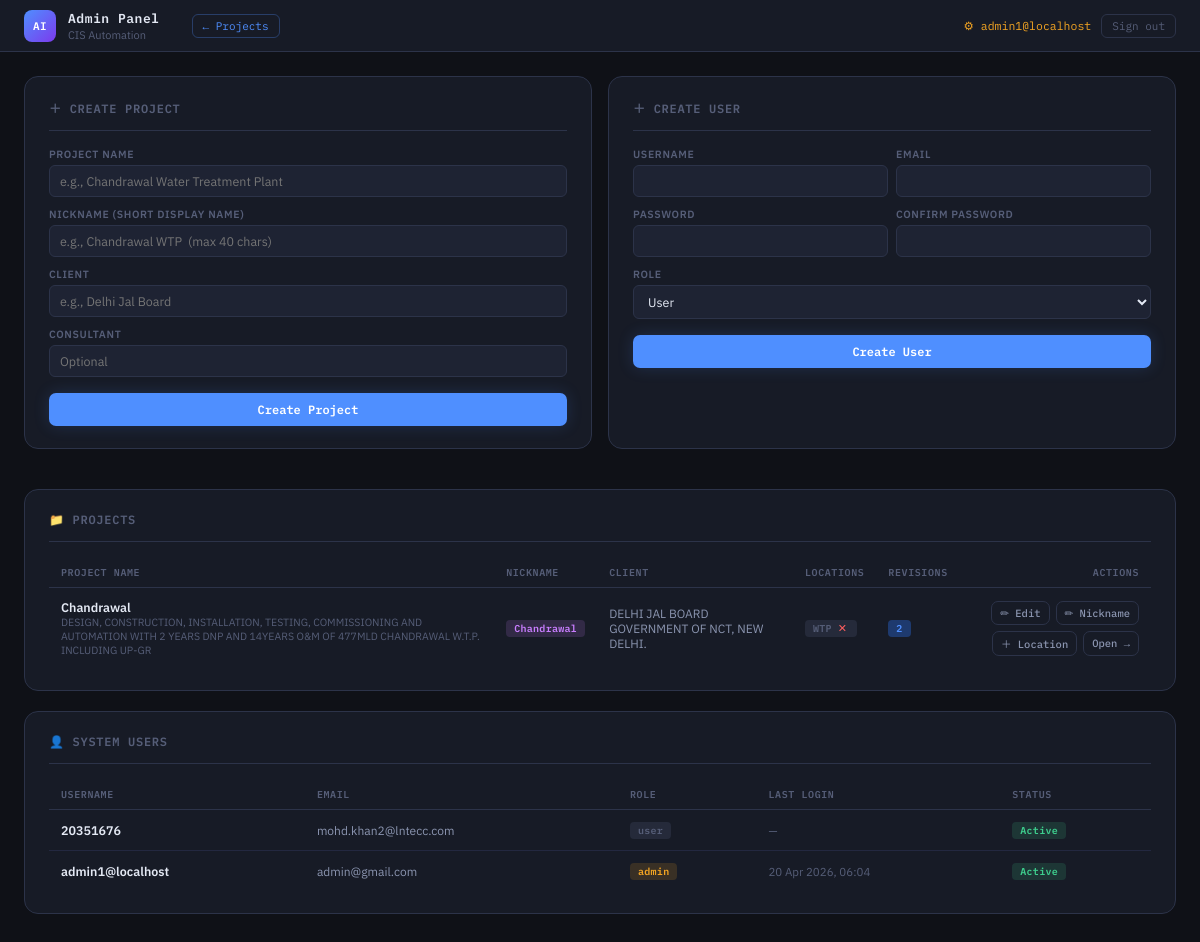
Page /admin/ (signed in) on the earlier database version.
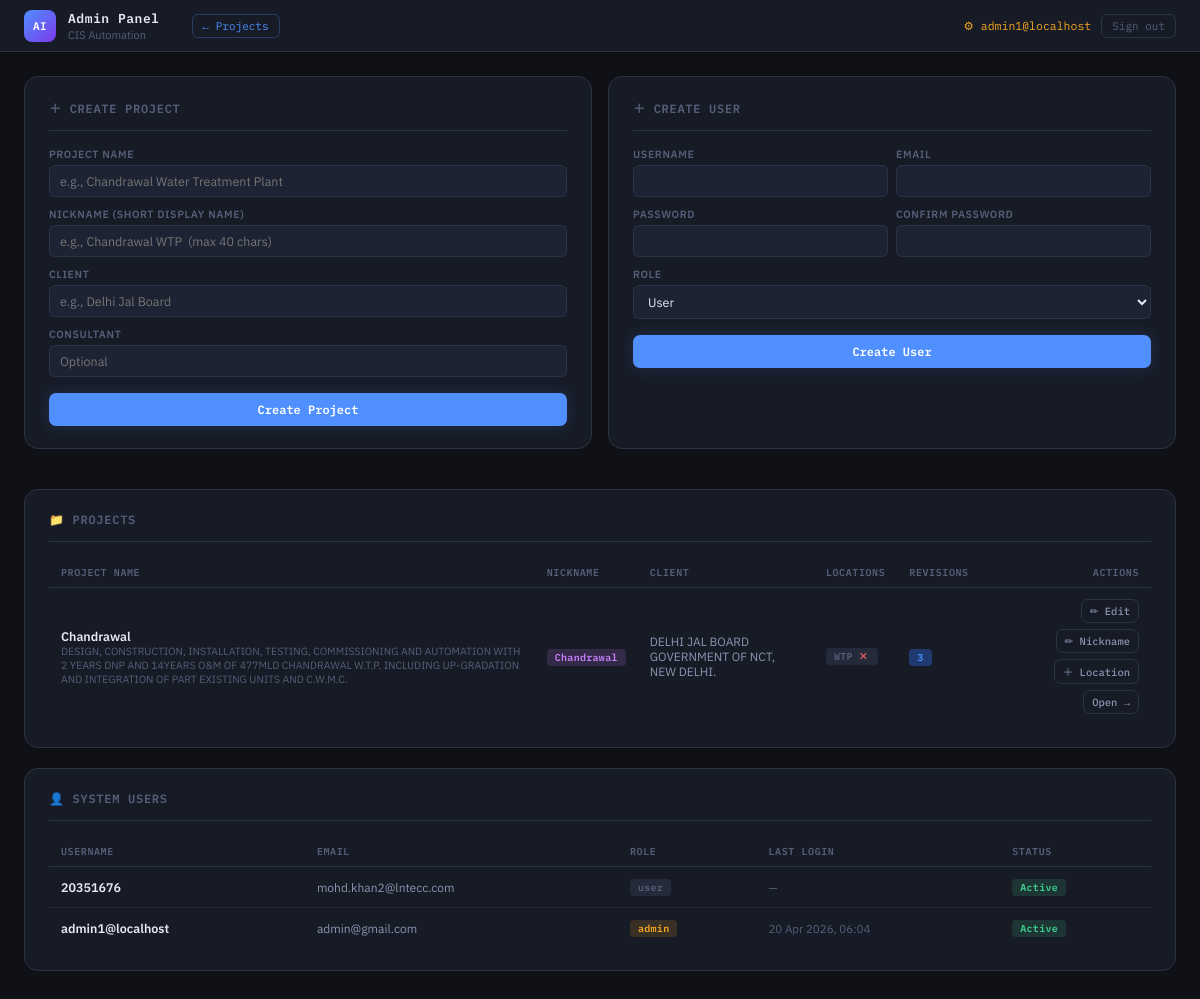
Same page on the later database version.
### models.py (models this page shows, shortened)
class User(UserMixin, db.Model):
    __tablename__ = "users"
    id            = db.Column(db.Integer,     primary_key=True)
    username      = db.Column(db.String(64),  unique=True, nullable=False, index=True)
    email         = db.Column(db.String(120), unique=True, nullable=False, index=True)
    password_hash = db.Column(db.String(256), nullable=False)
    role          = db.Column(db.String(16),  nullable=False, default="user")
    is_active     = db.Column(db.Boolean,     nullable=False, default=True)
    created_at    = db.Column(db.DateTime,    default=lambda: datetime.now(timezone.utc))
    last_login    = db.Column(db.DateTime,    nullable=True)
    revisions = db.relationship("DocumentRevision", backref="author", lazy=True)
    @property
    def is_admin(self) -> bool:
        return self.role == "admin"

class Project(db.Model):
    __tablename__ = "projects"
    id         = db.Column(db.Integer,     primary_key=True)
    name       = db.Column(db.String(150), unique=True, nullable=False)
    nickname   = db.Column(db.String(40),  nullable=True)   # short display name
    client     = db.Column(db.String(150), nullable=False)
    consultant = db.Column(db.String(150), nullable=True)
    location   = db.Column(db.String(150), nullable=True)   # legacy field — kept for old rows
    created_at = db.Column(db.DateTime,    default=lambda: datetime.now(timezone.utc))
    locations = db.relationship(
        "ProjectLocation",
        backref="project",
        lazy=True,
        cascade="all, delete-orphan",
        order_by="ProjectLocation.name",
    )
    revisions = db.relationship(
        "DocumentRevision",
        backref="project",
        lazy=True,
        cascade="all, delete-orphan",
    )
    @property
    def display_name(self) -> str:
        return self.nickname.strip() if self.nickname and self.nickname.strip() else self.name

class ProjectLocation(db.Model):
    __tablename__ = "project_locations"
    id         = db.Column(db.Integer,     primary_key=True)
    project_id = db.Column(db.Integer,     db.ForeignKey("projects.id"), nullable=False)
    name       = db.Column(db.String(150), nullable=False)   # e.g. "Plant A – Block 3"
    code       = db.Column(db.String(20),  nullable=True)    # short code, e.g. "PA-B3"
    created_at = db.Column(db.DateTime,    default=lambda: datetime.now(timezone.utc))
    revisions = db.relationship(
        "DocumentRevision",
        backref="location",
        lazy=True,
    )
    __table_args__ = (
        db.UniqueConstraint("project_id", "name", name="uq_project_location_name"),
    )
    @property
    def display(self) -> str:
        if self.code and self.code.strip():
            return f"{self.code.strip()} — {self.name}"
        return self.name

### app.py (the view)
@admin_bp.route("/")
@admin_required
def dashboard():
    users             = User.query.order_by(User.created_at.desc()).all()
    projects          = Project.query.order_by(Project.created_at.desc()).all()
    user_form         = RegisterForm()
    project_form      = ProjectForm()
    nickname_form     = ProjectNicknameForm()
    edit_project_form = EditProjectNameForm()
    loc_form          = ProjectLocationForm()
    rev_doc_form      = RevisionDocNumbersForm()
    return render_template(
        "admin.html",
        users=users,
        projects=projects,
        user_form=user_form,
        project_form=project_form,
        nickname_form=nickname_form,
        edit_project_form=edit_project_form,
        loc_form=loc_form,
        rev_doc_form=rev_doc_form,
    )

### templates/admin.html (shortened to what this page needs)
<!DOCTYPE html>
<html lang="en">
<head>
  <link rel="stylesheet" href="{{ url_for('static', filename='style.css') }}" />
</head>
<body>
<div class="topbar">
  <div class="brand-mark">AI</div>
  <div>
    <div class="brand-title">Admin Panel</div>
    <div class="brand-sub">CIS Automation</div>
  </div>
  <a href="{{ url_for('cis.index') }}"
     style="margin-left:20px;font-family:var(--mono);font-size:11px;color:var(--accent);
            text-decoration:none;border:1px solid rgba(79,143,255,.3);
            padding:4px 10px;border-radius:6px;transition:all .15s"
     onmouseover="this.style.background='var(--accent-dim)'"
     onmouseout="this.style.background='transparent'">← Projects</a>
  <div style="margin-left:auto;display:flex;align-items:center;gap:10px">
    <span style="font-family:var(--mono);font-size:11.5px;color:var(--amber)">
      ⚙ {{ current_user.username }}
    </span>
    <form method="POST" action="{{ url_for('auth.logout') }}" style="margin:0">
      <button type="submit"
              style="font-family:var(--mono);font-size:11px;padding:4px 10px;
                     background:transparent;border:1px solid var(--border);
                     border-radius:6px;color:var(--text-3);cursor:pointer"
              onmouseover="this.style.borderColor='var(--red)';this.style.color='var(--red)'"
              onmouseout="this.style.borderColor='var(--border)';this.style.color='var(--text-3)'">
        Sign out
      </button>
    </form>
  </div>
</div>
<div class="page-wrap">
  <div style="display:grid;grid-template-columns:1fr 1fr;gap:16px;margin-bottom:20px">
    <div class="d-card">
      <div class="d-card-header"><span>＋ Create Project</span></div>
      <form method="POST" action="{{ url_for('admin.create_project') }}">
        <div class="field" style="margin-bottom:10px">
          {{ project_form.name.label }}
          {{ project_form.name(class="") }}
        </div>
        <div class="field" style="margin-bottom:10px">
          {{ project_form.nickname.label }}
          {{ project_form.nickname(class="") }}
        </div>
        <div class="field" style="margin-bottom:10px">
          {{ project_form.client.label }}
          {{ project_form.client(class="") }}
        </div>
        <div class="field" style="margin-bottom:16px">
          {{ project_form.consultant.label }}
          {{ project_form.consultant(class="") }}
        </div>
        {{ project_form.submit(class="btn-primary",
           style="width:100%;padding:9px;font-size:12px") }}
      </form>
    </div>
    <div class="d-card">
      <div class="d-card-header"><span>＋ Create User</span></div>
      <form method="POST" action="{{ url_for('admin.create_user') }}">
        <div style="display:grid;grid-template-columns:1fr 1fr;gap:8px;margin-bottom:10px">
          <div class="field">
            {{ user_form.username.label }}
            {{ user_form.username(class="") }}
          </div>
          <div class="field">
            {{ user_form.email.label }}
            {{ user_form.email(class="") }}
          </div>
        </div>
        <div style="display:grid;grid-template-columns:1fr 1fr;gap:8px;margin-bottom:10px">
          <div class="field">
            {{ user_form.password.label }}
            {{ user_form.password(class="") }}
          </div>
          <div class="field">
            {{ user_form.password2.label }}
            {{ user_form.password2(class="") }}
          </div>
        </div>
        <div class="field" style="margin-bottom:16px">
          {{ user_form.role.label }}
          <select name="role" class="sg-select"
                  style="background:var(--surface-2);border:1px solid var(--border);
                         border-radius:6px;padding:7px 10px;color:var(--text);
                         font-family:var(--sans);font-size:12.5px;width:100%">
            {% for val, label in user_form.role.choices %}
              <option value="{{ val }}">{{ label }}</option>
            {% endfor %}
          </select>
        </div>
        {{ user_form.submit(class="btn-primary",
           style="width:100%;padding:9px;font-size:12px") }}
      </form>
    </div>
  </div>
  <div class="d-card" style="margin-bottom:20px">
    <div class="d-card-header"><span>📁 Projects</span></div>
    {% if projects %}
    <div style="overflow-x:auto">
      <table class="d-table">
        <thead>
          <tr>
            <th>Project Name</th>
            <th>Nickname</th>
            <th>Client</th>
            <th>Locations</th>
            <th>Revisions</th>
            <th style="text-align:right">Actions</th>
          </tr>
        </thead>
        <tbody>
        {% for p in projects %}
        <tr>
          <td>
            <div style="font-weight:600;color:var(--text);font-size:12.5px">
              {{ p.display_name }}
            </div>
            {% if p.nickname %}
              <div style="font-size:10.5px;color:var(--text-3)">{{ p.name }}</div>
            {% endif %}
          </td>
          <td>
            {% if p.nickname %}
              <span class="tag tag-purple">{{ p.nickname }}</span>
            {% else %}
              <span style="color:var(--text-3);font-size:11px">—</span>
            {% endif %}
          </td>
          <td style="font-size:12px;color:var(--text-2)">{{ p.client }}</td>
          <td>
            {% if p.locations %}
              <div style="display:flex;flex-wrap:wrap;gap:4px">
                {% for loc in p.locations %}
                  <span class="tag tag-gray" style="display:inline-flex;align-items:center;gap:4px">
                    {{ loc.display }}
                    <form method="POST"
                          action="{{ url_for('admin.delete_location', project_id=p.id, loc_id=loc.id) }}"
                          style="margin:0;display:inline"
                          onsubmit="return confirm('Delete location \'{{ loc.display }}\'? This cannot be undone if revisions exist.')">
                      <button type="submit"
                              style="background:none;border:none;color:var(--red);
                                     cursor:pointer;font-size:11px;padding:0 2px;
                                     line-height:1" title="Delete location">✕</button>
                    </form>
                  </span>
                {% endfor %}
              </div>
            {% else %}
              <span style="color:var(--red);font-size:11px">None</span>
            {% endif %}
          </td>
          <td>
            <span class="tag tag-blue">{{ p.revisions|length }}</span>
          </td>
          <td style="text-align:right">
            <div style="display:flex;gap:6px;justify-content:flex-end;flex-wrap:wrap">
              <button class="btn-secondary"
                      style="font-size:10.5px;padding:4px 8px"
                      onclick="openEditProjectModal(
                        {{ p.id }},
                        '{{ p.name       | replace("'", "\\'") }}',
                        '{{ p.nickname   | replace("'", "\\'") if p.nickname   else "" }}',
                        '{{ p.client     | replace("'", "\\'") }}',
                        '{{ p.consultant | replace("'", "\\'") if p.consultant else "" }}'
                      )">
                ✏ Edit
              </button>
              <button class="btn-secondary"
                      style="font-size:10.5px;padding:4px 8px"
                      onclick="openNickModal({{ p.id }}, '{{ p.nickname or "" }}',
                               '{{ p.name | replace("'", "\\'") }}')">
                ✏ Nickname
              </button>
              <button class="btn-secondary"
                      style="font-size:10.5px;padding:4px 8px"
                      onclick="openLocModal({{ p.id }},
                               '{{ p.display_name | replace("'", "\\'") }}')">
                ＋ Location
              </button>
              <a href="{{ url_for('cis.project_dashboard', project_id=p.id) }}"
                 class="btn-secondary"
                 style="font-size:10.5px;padding:4px 8px;text-decoration:none">
                Open →
              </a>
            </div>
          </td>
        </tr>
        {% endfor %}
        </tbody>
      </table>
    </div>
    {% else %}
      <div style="text-align:center;padding:28px;color:var(--text-3);font-size:12.5px">
        No projects yet. Create one above.
      </div>
    {% endif %}
  </div>
  <div class="d-card">
    <div class="d-card-header"><span>👤 System Users</span></div>
    <div style="overflow-x:auto">
      <table class="d-table">
        <thead>
          <tr>
            <th>Username</th>
            <th>Email</th>
            <th>Role</th>
            <th>Last Login</th>
            <th>Status</th>
          </tr>
        </thead>
        <tbody>
        {% for u in users %}
        <tr>
          <td style="font-weight:600;color:var(--text)">{{ u.username }}</td>
          <td style="font-size:12px;color:var(--text-2)">{{ u.email }}</td>
          <td>
            {% if u.role == 'admin' %}
              <span class="tag tag-amber">admin</span>
            {% else %}
              <span class="tag tag-gray">user</span>
            {% endif %}
          </td>
          <td style="font-size:11.5px;color:var(--text-3)">
            {{ u.last_login.strftime('%d %b %Y, %H:%M') if u.last_login else '—' }}
          </td>
          <td>
            {% if u.is_active %}
              <span class="tag tag-green">Active</span>
            {% else %}
              <span class="tag tag-red">Disabled</span>
            {% endif %}
          </td>
        </tr>
        {% endfor %}
        </tbody>
      </table>
    </div>
  </div>
</div>
</body>
</html>

Differences in the rows shown:
changed Project "Chandrawal": name "DESIGN, CONSTRUCTION, INSTALLATION, TESTING, COMMISSIONING AND AUTOMATION WITH 2 YEARS DNP AND 14YEARS O&M OF 477MLD CHANDRAWAL W.T.P. INCLUDING UP-GR" → "…477MLD CHANDRAWAL W.T.P. INCLUDING UP-GRADATION AND INTEGRATION OF PART EXISTING UNITS AND C.W.M.C."; revisions|length "2" → "3"
